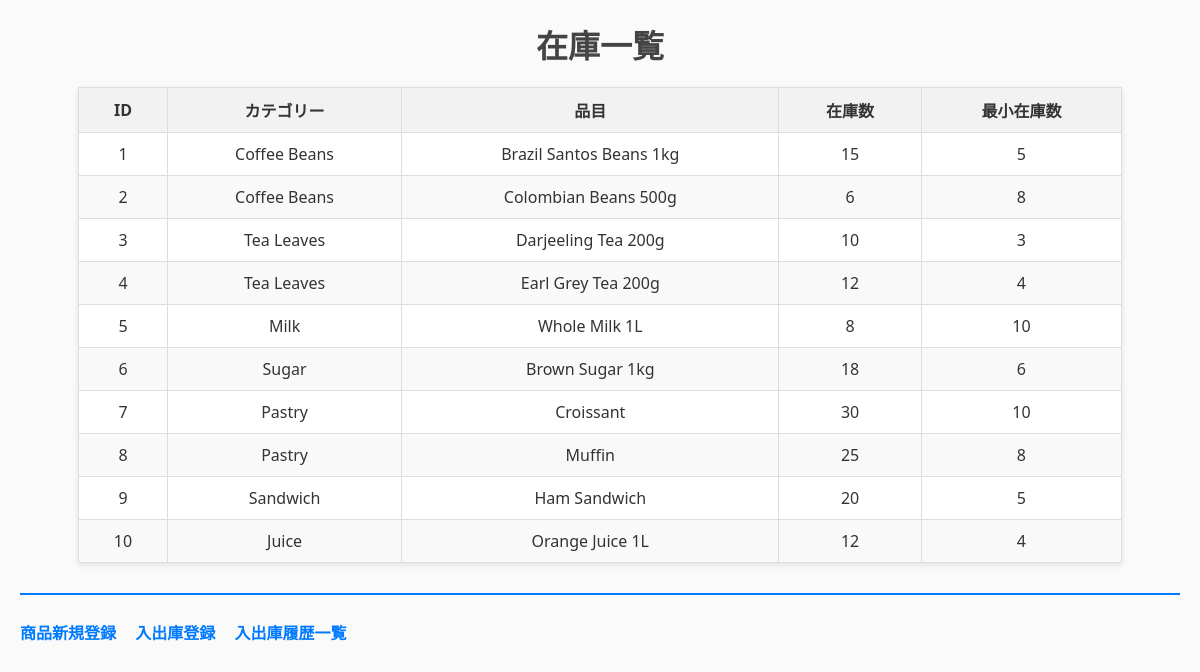
The page / on the database its author committed.
### tables this page shows
CREATE TABLE Product (
    ProductID INTEGER PRIMARY KEY AUTOINCREMENT,
    ProductCategoryID INTEGER NOT NULL,         -- 商品の区分（カテゴリー）
    ItemName TEXT NOT NULL,
    StockQuantity INTEGER NOT NULL,
    MinimumStockQuantity INTEGER NOT NULL, CreatedByUserID INTEGER,
    FOREIGN KEY (ProductCategoryID) REFERENCES ProductCategory(ProductCategoryID)
);

CREATE TABLE ProductCategory (
    ProductCategoryID INTEGER PRIMARY KEY AUTOINCREMENT,
    ProductCategoryName TEXT NOT NULL
);

### app.py (the view)
@app.route("/")
def index():
    conn = sqlite3.connect("caffe2.db")
    cur = conn.cursor()
    cur.execute("""
        SELECT p.ProductID, c.ProductCategoryName, p.ItemName,
               p.StockQuantity, p.MinimumStockQuantity
        FROM Product p
        JOIN ProductCategory c ON p.ProductCategoryID = c.ProductCategoryID
    """)
    products = [
        {
            "ProductID": row[0],
            "ProductCategoryName": row[1],
            "ItemName": row[2],
            "StockQuantity": row[3],
            "MinimumStockQuantity": row[4],
        }
        for row in cur.fetchall()
    ]
    conn.close()
    return render_template("index.html", products=products)

### templates/index.html (shortened to what this page needs)
<!DOCTYPE html>
<html>
<head>
  <link rel="stylesheet" href="{{ url_for('static', filename='style.css') }}">
</head>
<body>
  <h1>在庫一覧</h1>
  <div class="table-wrapper">
    <table>
      <thead>
        <tr>
          <th>ID</th>
          <th>カテゴリー</th>
          <th>品目</th>
          <th>在庫数</th>
          <th>最小在庫数</th>
        </tr>
      </thead>
      <tbody>
        {% for p in products %}
        <tr>
          <td>{{ p.ProductID }}</td>
          <td>{{ p.ProductCategoryName }}</td>
          <td>{{ p.ItemName }}</td>
          <td>{{ p.StockQuantity }}</td>
          <td>{{ p.MinimumStockQuantity }}</td>
        </tr>
        {% endfor %}
      </tbody>
    </table>
  </div>
  <div class="nav-links">
    <a href="/product_add">商品新規登録</a>
    <a href="/transaction">入出庫登録</a>
    <a href="/transaction_list">入出庫履歴一覧</a>
  </div>
</body>
</html>

### static/style.css (style rules this page uses)
body { font-family: "Segoe UI", Arial, sans-serif; background-color: #fafafa; margin: 20px; color: #333; }
h1 { text-align: center; color: #444; margin-bottom: 20px; }
table { border-collapse: collapse; width: 90%; margin: 0 auto 30px auto; box-shadow: 0 2px 6px rgba(0,0,0,0.1); background: #fff; }
th, td { border: 1px solid #ddd; padding: 10px 15px; text-align: center; }
th { background-color: #f2f2f2; font-weight: bold; }
tr:nth-child(even) { background-color: #f9f9f9; }
a { display: inline-block; margin-top: 15px; text-align: center; }

### templates/index.html (style rules this page uses)
.nav-links { margin-top: 20px; border-top: 2px solid #007BFF; padding-top: 10px; }
.nav-links a { color: #007BFF; text-decoration: none; margin-right: 15px; font-weight: bold; }

### rows shown on the page
Product: ProductID "1", ProductCategoryName "Coffee Beans", ItemName "Brazil Santos Beans 1kg", StockQuantity "15", MinimumStockQuantity "5"
Product: ProductID "2", ProductCategoryName "Coffee Beans", ItemName "Colombian Beans 500g", StockQuantity "6", MinimumStockQuantity "8"
Product: ProductID "3", ProductCategoryName "Tea Leaves", ItemName "Darjeeling Tea 200g", StockQuantity "10", MinimumStockQuantity "3"
Product: ProductID "4", ProductCategoryName "Tea Leaves", ItemName "Earl Grey Tea 200g", StockQuantity "12", MinimumStockQuantity "4"
Product: ProductID "5", ProductCategoryName "Milk", ItemName "Whole Milk 1L", StockQuantity "8", MinimumStockQuantity "10"
Product: ProductID "6", ProductCategoryName "Sugar", ItemName "Brown Sugar 1kg", StockQuantity "18", MinimumStockQuantity "6"
Product: ProductID "7", ProductCategoryName "Pastry", ItemName "Croissant", StockQuantity "30", MinimumStockQuantity "10"
Product: ProductID "8", ProductCategoryName "Pastry", ItemName "Muffin", StockQuantity "25", MinimumStockQuantity "8"
Product: ProductID "9", ProductCategoryName "Sandwich", ItemName "Ham Sandwich", StockQuantity "20", MinimumStockQuantity "5"
Product: ProductID "10", ProductCategoryName "Juice", ItemName "Orange Juice 1L", StockQuantity "12", MinimumStockQuantity "4"
